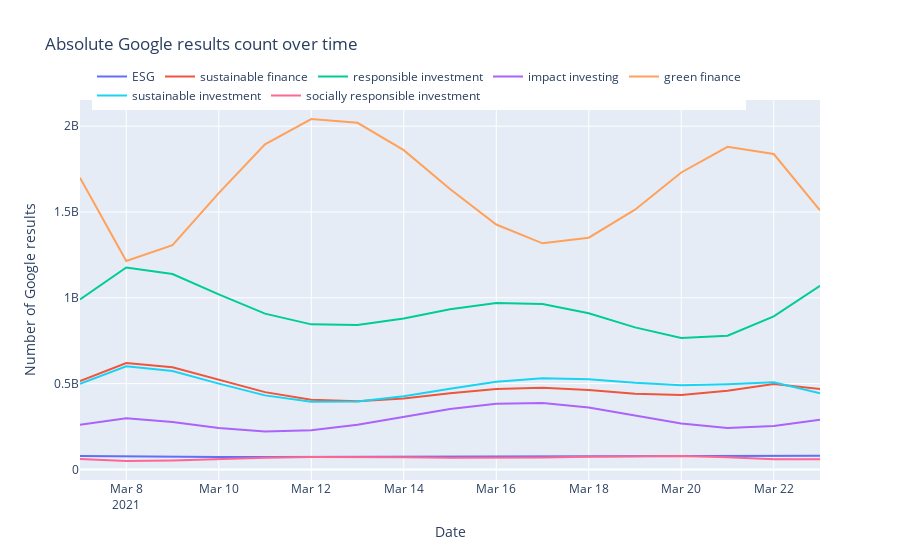
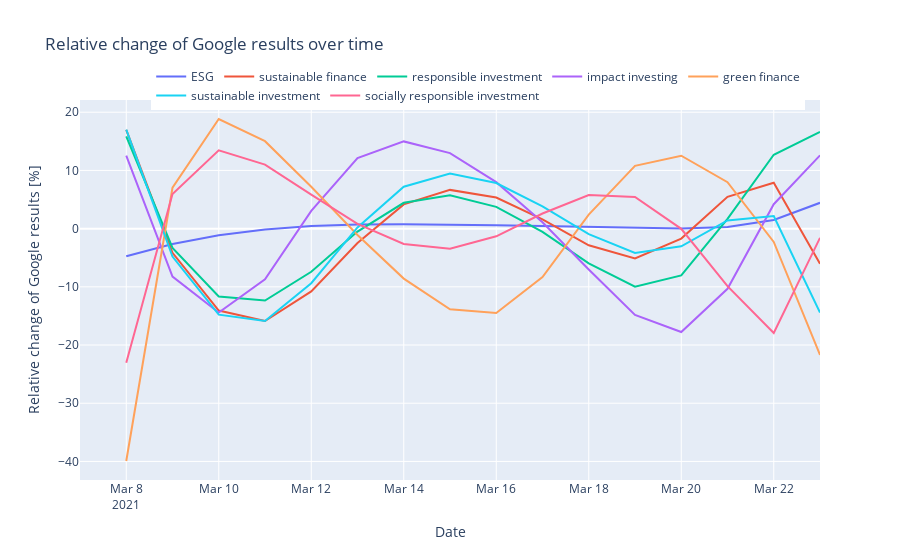
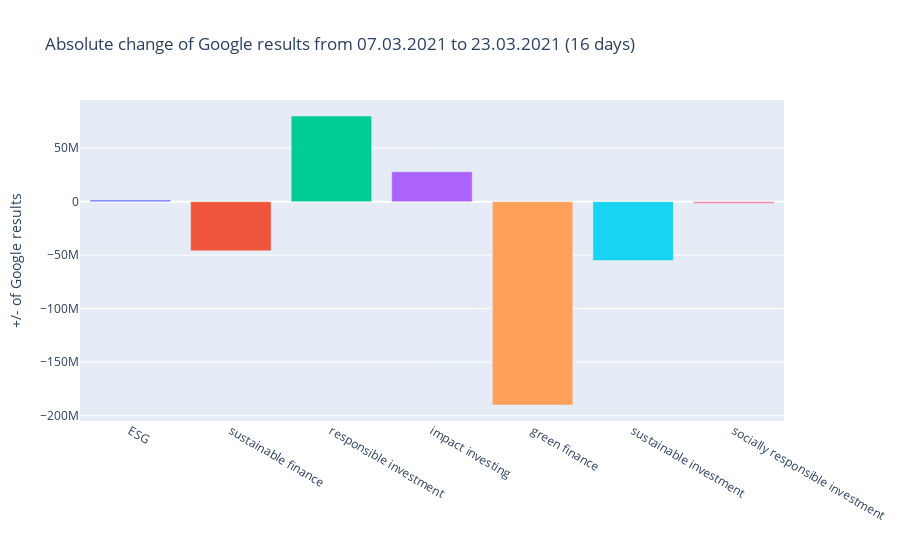
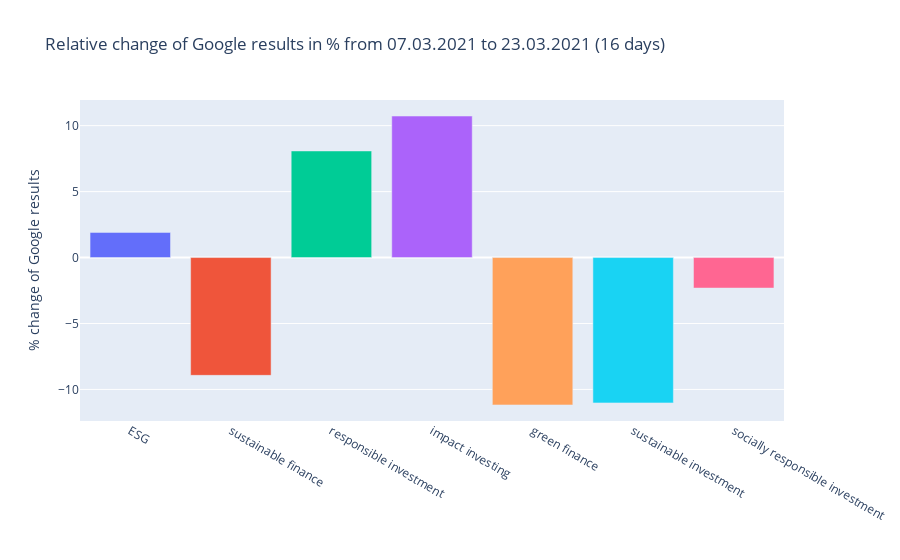

Notebook source saved alongside these figures, in order:
### Markdown cell above
### Plot

### Code cell
import plotly.express as px
import plotly.graph_objects as go
import chart_studio.plotly as py

fig = px.line(df, x="query_timestamp", y="results_count", color="keyword", 
              title='Absolute Google results count over time', 
             labels={
                     "query_timestamp": "Date",
                     "results_count": "Number of Google results",
                     "keyword": ""
                 },)
# update legend
fig.update_layout(legend=dict(
    orientation="h",
    yanchor="top",
    y=1.1,
    xanchor="right", 
    x=0.9
))
fig.show()

fig = px.line(df, x="query_timestamp", y="result_count_relative_change", color="keyword", 
             title='Relative change of Google results over time', 
            labels={
                     "query_timestamp": "Date",
                     "result_count_relative_change": "Relative change of Google results [%]",
                     "keyword": ""
                 },)
# update legend
fig.update_layout(legend=dict(
    orientation="h",
    yanchor="top",
    y=1.1,
    xanchor="right", 
    x=.98
))
fig.show()

fig_abs_overall_change = px.bar(df_overall_change, x="keyword", y="overall_absolute_change", color="keyword", 
             title='Absolute change of Google results from {start} to {end} ({days} days)'.format(start=start_date.strftime('%d.%m.%Y'), 
                                                                                             end=end_date.strftime('%d.%m.%Y'), 
                                                                                            days=start_end_period_length), 
            labels={
                     "overall_absolute_change": "+/- of Google results",
                     "keyword": ""
                 },)
fig_abs_overall_change.update_layout(showlegend=False)
fig_abs_overall_change.show()

fig_rel_overall_change = px.bar(df_overall_change, x="keyword", y="overall_relative_change", color="keyword", 
             title='Relative change of Google results in % from {start} to {end} ({days} days)'.format(start=start_date.strftime('%d.%m.%Y'), 
                                                                                                  end=end_date.strftime('%d.%m.%Y'), 
                                                                                                 days=start_end_period_length), 
            labels={
                     "overall_relative_change": "% change of Google results",
                     "keyword": ""
                 },)
fig_rel_overall_change.update_layout(showlegend=False)
fig_rel_overall_change.show()

### Figure 1 — Plotly figure (JSON) as saved in the notebook; plotly's stock layout.template omitted (floating-point values rounded to 4 significant figures)
{"data": [{"hovertemplate": "=ESG<br>Date=%{x}<br>Number of Google results=%{y}<extra></extra>", "legendgroup": "ESG", "line": {"color": "#636efa", "dash": "solid"}, "mode": "lines", "name": "ESG", "orientation": "v", "showlegend": true, "type": "scatter", "x": ["2021-03-07T00:00:00", "2021-03-08T00:00:00", "2021-03-09T00:00:00", "2021-03-10T00:00:00", "2021-03-11T00:00:00", "2021-03-12T00:00:00", "2021-03-13T00:00:00", "2021-03-14T00:00:00", "2021-03-15T00:00:00", "2021-03-16T00:00:00", "2021-03-17T00:00:00", "2021-03-18T00:00:00", "2021-03-19T00:00:00", "2021-03-20T00:00:00", "2021-03-21T00:00:00", "2021-03-22T00:00:00", "2021-03-23T00:00:00"], "xaxis": "x", "y": [78700000, 75140000.0, 73210000.0, 72400000, 72300000.0, 72620000.0, 73140000.0, 73700000, 74220000.0, 74660000.0, 74990000.0, 75200000, 75290000.0, 75300000, 75500000, 76640000.0, 80200000], "yaxis": "y"}, {"hovertemplate": "=sustainable finance<br>Date=%{x}<br>Number of Google results=%{y}<extra></extra>", "legendgroup": "sustainable finance", "line": {"color": "#EF553B", "dash": "solid"}, "mode": "lines", "name": "sustainable finance", "orientation": "v", "showlegend": true, "type": "scatter", "x": ["2021-03-07T00:00:00", "2021-03-08T00:00:00", "2021-03-09T00:00:00", "2021-03-10T00:00:00", "2021-03-11T00:00:00", "2021-03-12T00:00:00", "2021-03-13T00:00:00", "2021-03-14T00:00:00", "2021-03-15T00:00:00", "2021-03-16T00:00:00", "2021-03-17T00:00:00", "2021-03-18T00:00:00", "2021-03-19T00:00:00", "2021-03-20T00:00:00", "2021-03-21T00:00:00", "2021-03-22T00:00:00", "2021-03-23T00:00:00"], "xaxis": "x", "y": [515000000, 620300000.0, 595500000.0, 522000000, 450500000.0, 406600000.0, 396800000.0, 414000000, 443500000.0, 468600000.0, 476200000.0, 463000000, 440400000.0, 433000000, 458000000, 497200000.0, 469000000], "yaxis": "y"}, {"hovertemplate": "=responsible investment<br>Date=%{x}<br>Number of Google results=%{y}<extra></extra>", "legendgroup": "responsible investment", "line": {"color": "#00cc96", "dash": "solid"}, "mode": "lines", "name": "responsible investment", "orientation": "v", "showlegend": true, "type": "scatter", "x": ["2021-03-07T00:00:00", "2021-03-08T00:00:00", "2021-03-09T00:00:00", "2021-03-10T00:00:00", "2021-03-11T00:00:00", "2021-03-12T00:00:00", "2021-03-13T00:00:00", "2021-03-14T00:00:00", "2021-03-15T00:00:00", "2021-03-16T00:00:00", "2021-03-17T00:00:00", "2021-03-18T00:00:00", "2021-03-19T00:00:00", "2021-03-20T00:00:00", "2021-03-21T00:00:00", "2021-03-22T00:00:00", "2021-03-23T00:00:00"], "xaxis": "x", "y": [990000000, 1176000000.0, 1139000000.0, 1020000000, 907800000.0, 845200000.0, 841000000.0, 880000000, 933600000.0, 969900000.0, 964300000.0, 910000000, 827600000.0, 766000000, 779000000, 892200000.0, 1070000000], "yaxis": "y"}, {"hovertemplate": "=impact investing<br>Date=%{x}<br>Number of Google results=%{y}<extra></extra>", "legendgroup": "impact investing", "line": {"color": "#ab63fa", "dash": "solid"}, "mode": "lines", "name": "impact investing", "orientation": "v", "showlegend": true, "type": "scatter", "x": ["2021-03-07T00:00:00", "2021-03-08T00:00:00", "2021-03-09T00:00:00", "2021-03-10T00:00:00", "2021-03-11T00:00:00", "2021-03-12T00:00:00", "2021-03-13T00:00:00", "2021-03-14T00:00:00", "2021-03-15T00:00:00", "2021-03-16T00:00:00", "2021-03-17T00:00:00", "2021-03-18T00:00:00", "2021-03-19T00:00:00", "2021-03-20T00:00:00", "2021-03-21T00:00:00", "2021-03-22T00:00:00", "2021-03-23T00:00:00"], "xaxis": "x", "y": [261000000, 298400000.0, 275700000.0, 241000000, 221700000.0, 228600000.0, 260100000.0, 306000000, 351600000.0, 382200000.0, 386400000.0, 361000000, 314400000.0, 267000000, 242000000, 252600000.0, 289000000], "yaxis": "y"}, {"hovertemplate": "=green finance<br>Date=%{x}<br>Number of Google results=%{y}<extra></extra>", "legendgroup": "green finance", "line": {"color": "#FFA15A", "dash": "solid"}, "mode": "lines", "name": "green finance", "orientation": "v", "showlegend": true, "type": "scatter", "x": ["2021-03-07T00:00:00", "2021-03-08T00:00:00", "2021-03-09T00:00:00", "2021-03-10T00:00:00", "2021-03-11T00:00:00", "2021-03-12T00:00:00", "2021-03-13T00:00:00", "2021-03-14T00:00:00", "2021-03-15T00:00:00", "2021-03-16T00:00:00", "2021-03-17T00:00:00", "2021-03-18T00:00:00", "2021-03-19T00:00:00", "2021-03-20T00:00:00", "2021-03-21T00:00:00", "2021-03-22T00:00:00", "2021-03-23T00:00:00"], "xaxis": "x", "y": [1700000000, 1215000000.0, 1307000000.0, 1610000000, 1895000000.0, 2042000000.0, 2020000000.0, 1860000000, 1634000000.0, 1427000000.0, 1317000000.0, 1350000000, 1513000000.0, 1730000000, 1880000000, 1838000000.0, 1510000000], "yaxis": "y"}, {"hovertemplate": "=sustainable investment<br>Date=%{x}<br>Number of Google results=%{y}<extra></extra>", "legendgroup": "sustainable investment", "line": {"color": "#19d3f3", "dash": "solid"}, "mode": "lines", "name": "sustainable investment", "orientation": "v", "showlegend": true, "type": "scatter", "x": ["2021-03-07T00:00:00", "2021-03-08T00:00:00", "2021-03-09T00:00:00", "2021-03-10T00:00:00", "2021-03-11T00:00:00", "2021-03-12T00:00:00", "2021-03-13T00:00:00", "2021-03-14T00:00:00", "2021-03-15T00:00:00", "2021-03-16T00:00:00", "2021-03-17T00:00:00", "2021-03-18T00:00:00", "2021-03-19T00:00:00", "2021-03-20T00:00:00", "2021-03-21T00:00:00", "2021-03-22T00:00:00", "2021-03-23T00:00:00"], "xaxis": "x", "y": [499000000, 601400000.0, 573900000.0, 500000000, 431500000.0, 394500000.0, 395300000.0, 426000000, 470600000.0, 510500000.0, 530900000.0, 526000000, 504900000.0, 490000000, 497000000, 508000000.0, 444000000], "yaxis": "y"}, {"hovertemplate": "=socially responsible investment<br>Date=%{x}<br>Number of Google results=%{y}<extra></extra>", "legendgroup": "socially responsible investment", "line": {"color": "#FF6692", "dash": "solid"}, "mode": "lines", "name": "socially responsible investment", "orientation": "v", "showlegend": true, "type": "scatter", "x": ["2021-03-07T00:00:00", "2021-03-08T00:00:00", "2021-03-09T00:00:00", "2021-03-10T00:00:00", "2021-03-11T00:00:00", "2021-03-12T00:00:00", "2021-03-13T00:00:00", "2021-03-14T00:00:00", "2021-03-15T00:00:00", "2021-03-16T00:00:00", "2021-03-17T00:00:00", "2021-03-18T00:00:00", "2021-03-19T00:00:00", "2021-03-20T00:00:00", "2021-03-21T00:00:00", "2021-03-22T00:00:00", "2021-03-23T00:00:00"], "xaxis": "x", "y": [60500000, 49170000.0, 52280000.0, 60400000, 67870000.0, 72080000.0, 72660000.0, 70800000, 68440000.0, 67550000.0, 69360000.0, 73600000, 77830000.0, 77800000, 70800000, 60030000.0, 59100000], "yaxis": "y"}], "layout": {"autosize": true, "legend": {"orientation": "h", "title": {"text": ""}, "tracegroupgap": 0, "x": 0.9, "xanchor": "right", "y": 1.1, "yanchor": "top"}, "title": {"text": "Absolute Google results count over time"}, "xaxis": {"anchor": "y", "autorange": true, "domain": [0, 1], "range": ["2021-03-07", "2021-03-23"], "title": {"text": "Date"}, "type": "date"}, "yaxis": {"anchor": "x", "autorange": true, "domain": [0, 1], "range": [-61530000.0, 2152000000.0], "title": {"text": "Number of Google results"}, "type": "linear"}}}

### Figure 2 — Plotly figure (JSON) as saved in the notebook; plotly's stock layout.template omitted (floating-point values rounded to 4 significant figures)
{"data": [{"hovertemplate": "=ESG<br>Date=%{x}<br>Relative change of Google results [%]=%{y}<extra></extra>", "legendgroup": "ESG", "line": {"color": "#636efa", "dash": "solid"}, "mode": "lines", "name": "ESG", "orientation": "v", "showlegend": true, "type": "scatter", "x": ["2021-03-07T00:00:00", "2021-03-08T00:00:00", "2021-03-09T00:00:00", "2021-03-10T00:00:00", "2021-03-11T00:00:00", "2021-03-12T00:00:00", "2021-03-13T00:00:00", "2021-03-14T00:00:00", "2021-03-15T00:00:00", "2021-03-16T00:00:00", "2021-03-17T00:00:00", "2021-03-18T00:00:00", "2021-03-19T00:00:00", "2021-03-20T00:00:00", "2021-03-21T00:00:00", "2021-03-22T00:00:00", "2021-03-23T00:00:00"], "xaxis": "x", "y": [null, -4.739, -2.634, -1.12, -0.1323, 0.4375, 0.7028, 0.7652, 0.7059, 0.584, 0.437, 0.2823, 0.1208, 0.01202, 0.2649, 1.49, 4.437], "yaxis": "y"}, {"hovertemplate": "=sustainable finance<br>Date=%{x}<br>Relative change of Google results [%]=%{y}<extra></extra>", "legendgroup": "sustainable finance", "line": {"color": "#EF553B", "dash": "solid"}, "mode": "lines", "name": "sustainable finance", "orientation": "v", "showlegend": true, "type": "scatter", "x": ["2021-03-07T00:00:00", "2021-03-08T00:00:00", "2021-03-09T00:00:00", "2021-03-10T00:00:00", "2021-03-11T00:00:00", "2021-03-12T00:00:00", "2021-03-13T00:00:00", "2021-03-14T00:00:00", "2021-03-15T00:00:00", "2021-03-16T00:00:00", "2021-03-17T00:00:00", "2021-03-18T00:00:00", "2021-03-19T00:00:00", "2021-03-20T00:00:00", "2021-03-21T00:00:00", "2021-03-22T00:00:00", "2021-03-23T00:00:00"], "xaxis": "x", "y": [null, 16.97, -4.162, -14.08, -15.88, -10.8, -2.475, 4.161, 6.656, 5.35, 1.606, -2.859, -5.135, -1.706, 5.459, 7.888, -6.017], "yaxis": "y"}, {"hovertemplate": "=responsible investment<br>Date=%{x}<br>Relative change of Google results [%]=%{y}<extra></extra>", "legendgroup": "responsible investment", "line": {"color": "#00cc96", "dash": "solid"}, "mode": "lines", "name": "responsible investment", "orientation": "v", "showlegend": true, "type": "scatter", "x": ["2021-03-07T00:00:00", "2021-03-08T00:00:00", "2021-03-09T00:00:00", "2021-03-10T00:00:00", "2021-03-11T00:00:00", "2021-03-12T00:00:00", "2021-03-13T00:00:00", "2021-03-14T00:00:00", "2021-03-15T00:00:00", "2021-03-16T00:00:00", "2021-03-17T00:00:00", "2021-03-18T00:00:00", "2021-03-19T00:00:00", "2021-03-20T00:00:00", "2021-03-21T00:00:00", "2021-03-22T00:00:00", "2021-03-23T00:00:00"], "xaxis": "x", "y": [null, 15.84, -3.302, -11.65, -12.36, -7.406, -0.5004, 4.435, 5.739, 3.743, -0.5748, -5.971, -9.96, -8.039, 1.669, 12.69, 16.61], "yaxis": "y"}, {"hovertemplate": "=impact investing<br>Date=%{x}<br>Relative change of Google results [%]=%{y}<extra></extra>", "legendgroup": "impact investing", "line": {"color": "#ab63fa", "dash": "solid"}, "mode": "lines", "name": "impact investing", "orientation": "v", "showlegend": true, "type": "scatter", "x": ["2021-03-07T00:00:00", "2021-03-08T00:00:00", "2021-03-09T00:00:00", "2021-03-10T00:00:00", "2021-03-11T00:00:00", "2021-03-12T00:00:00", "2021-03-13T00:00:00", "2021-03-14T00:00:00", "2021-03-15T00:00:00", "2021-03-16T00:00:00", "2021-03-17T00:00:00", "2021-03-18T00:00:00", "2021-03-19T00:00:00", "2021-03-20T00:00:00", "2021-03-21T00:00:00", "2021-03-22T00:00:00", "2021-03-23T00:00:00"], "xaxis": "x", "y": [null, 12.54, -8.236, -14.41, -8.707, 3.041, 12.11, 14.99, 12.98, 7.985, 1.096, -7.032, -14.82, -17.76, -10.33, 4.199, 12.59], "yaxis": "y"}, {"hovertemplate": "=green finance<br>Date=%{x}<br>Relative change of Google results [%]=%{y}<extra></extra>", "legendgroup": "green finance", "line": {"color": "#FFA15A", "dash": "solid"}, "mode": "lines", "name": "green finance", "orientation": "v", "showlegend": true, "type": "scatter", "x": ["2021-03-07T00:00:00", "2021-03-08T00:00:00", "2021-03-09T00:00:00", "2021-03-10T00:00:00", "2021-03-11T00:00:00", "2021-03-12T00:00:00", "2021-03-13T00:00:00", "2021-03-14T00:00:00", "2021-03-15T00:00:00", "2021-03-16T00:00:00", "2021-03-17T00:00:00", "2021-03-18T00:00:00", "2021-03-19T00:00:00", "2021-03-20T00:00:00", "2021-03-21T00:00:00", "2021-03-22T00:00:00", "2021-03-23T00:00:00"], "xaxis": "x", "y": [null, -39.92, 7.024, 18.84, 15.02, 7.204, -1.094, -8.583, -13.85, -14.48, -8.314, 2.408, 10.79, 12.52, 7.979, -2.295, -21.71], "yaxis": "y"}, {"hovertemplate": "=sustainable investment<br>Date=%{x}<br>Relative change of Google results [%]=%{y}<extra></extra>", "legendgroup": "sustainable investment", "line": {"color": "#19d3f3", "dash": "solid"}, "mode": "lines", "name": "sustainable investment", "orientation": "v", "showlegend": true, "type": "scatter", "x": ["2021-03-07T00:00:00", "2021-03-08T00:00:00", "2021-03-09T00:00:00", "2021-03-10T00:00:00", "2021-03-11T00:00:00", "2021-03-12T00:00:00", "2021-03-13T00:00:00", "2021-03-14T00:00:00", "2021-03-15T00:00:00", "2021-03-16T00:00:00", "2021-03-17T00:00:00", "2021-03-18T00:00:00", "2021-03-19T00:00:00", "2021-03-20T00:00:00", "2021-03-21T00:00:00", "2021-03-22T00:00:00", "2021-03-23T00:00:00"], "xaxis": "x", "y": [null, 17.03, -4.787, -14.78, -15.88, -9.372, 0.1977, 7.207, 9.47, 7.83, 3.839, -0.9352, -4.177, -3.043, 1.408, 2.16, -14.41], "yaxis": "y"}, {"hovertemplate": "=socially responsible investment<br>Date=%{x}<br>Relative change of Google results [%]=%{y}<extra></extra>", "legendgroup": "socially responsible investment", "line": {"color": "#FF6692", "dash": "solid"}, "mode": "lines", "name": "socially responsible investment", "orientation": "v", "showlegend": true, "type": "scatter", "x": ["2021-03-07T00:00:00", "2021-03-08T00:00:00", "2021-03-09T00:00:00", "2021-03-10T00:00:00", "2021-03-11T00:00:00", "2021-03-12T00:00:00", "2021-03-13T00:00:00", "2021-03-14T00:00:00", "2021-03-15T00:00:00", "2021-03-16T00:00:00", "2021-03-17T00:00:00", "2021-03-18T00:00:00", "2021-03-19T00:00:00", "2021-03-20T00:00:00", "2021-03-21T00:00:00", "2021-03-22T00:00:00", "2021-03-23T00:00:00"], "xaxis": "x", "y": [null, -23.05, 5.954, 13.45, 11.01, 5.831, 0.8025, -2.629, -3.446, -1.319, 2.603, 5.766, 5.43, -0.03326, -9.887, -17.93, -1.579], "yaxis": "y"}], "layout": {"autosize": true, "legend": {"orientation": "h", "title": {"text": ""}, "tracegroupgap": 0, "x": 0.98, "xanchor": "right", "y": 1.1, "yanchor": "top"}, "title": {"text": "Relative change of Google results over time"}, "xaxis": {"anchor": "y", "autorange": true, "domain": [0, 1], "range": ["2021-03-07", "2021-03-23"], "title": {"text": "Date"}, "type": "date"}, "yaxis": {"anchor": "x", "autorange": true, "domain": [0, 1], "range": [-43.19, 22.1], "title": {"text": "Relative change of Google results [%]"}, "type": "linear"}}}

### Figure 3 — Plotly figure (JSON) as saved in the notebook; plotly's stock layout.template omitted (floating-point values rounded to 4 significant figures)
{"data": [{"alignmentgroup": "True", "hovertemplate": "=%{x}<br>+/- of Google results=%{y}<extra></extra>", "legendgroup": "ESG", "marker": {"color": "#636efa"}, "name": "ESG", "offsetgroup": "ESG", "orientation": "v", "showlegend": true, "textposition": "auto", "type": "bar", "x": ["ESG"], "xaxis": "x", "y": [1500000], "yaxis": "y"}, {"alignmentgroup": "True", "hovertemplate": "=%{x}<br>+/- of Google results=%{y}<extra></extra>", "legendgroup": "sustainable finance", "marker": {"color": "#EF553B"}, "name": "sustainable finance", "offsetgroup": "sustainable finance", "orientation": "v", "showlegend": true, "textposition": "auto", "type": "bar", "x": ["sustainable finance"], "xaxis": "x", "y": [-46000000], "yaxis": "y"}, {"alignmentgroup": "True", "hovertemplate": "=%{x}<br>+/- of Google results=%{y}<extra></extra>", "legendgroup": "responsible investment", "marker": {"color": "#00cc96"}, "name": "responsible investment", "offsetgroup": "responsible investment", "orientation": "v", "showlegend": true, "textposition": "auto", "type": "bar", "x": ["responsible investment"], "xaxis": "x", "y": [80000000], "yaxis": "y"}, {"alignmentgroup": "True", "hovertemplate": "=%{x}<br>+/- of Google results=%{y}<extra></extra>", "legendgroup": "impact investing", "marker": {"color": "#ab63fa"}, "name": "impact investing", "offsetgroup": "impact investing", "orientation": "v", "showlegend": true, "textposition": "auto", "type": "bar", "x": ["impact investing"], "xaxis": "x", "y": [28000000], "yaxis": "y"}, {"alignmentgroup": "True", "hovertemplate": "=%{x}<br>+/- of Google results=%{y}<extra></extra>", "legendgroup": "green finance", "marker": {"color": "#FFA15A"}, "name": "green finance", "offsetgroup": "green finance", "orientation": "v", "showlegend": true, "textposition": "auto", "type": "bar", "x": ["green finance"], "xaxis": "x", "y": [-190000000], "yaxis": "y"}, {"alignmentgroup": "True", "hovertemplate": "=%{x}<br>+/- of Google results=%{y}<extra></extra>", "legendgroup": "sustainable investment", "marker": {"color": "#19d3f3"}, "name": "sustainable investment", "offsetgroup": "sustainable investment", "orientation": "v", "showlegend": true, "textposition": "auto", "type": "bar", "x": ["sustainable investment"], "xaxis": "x", "y": [-55000000], "yaxis": "y"}, {"alignmentgroup": "True", "hovertemplate": "=%{x}<br>+/- of Google results=%{y}<extra></extra>", "legendgroup": "socially responsible investment", "marker": {"color": "#FF6692"}, "name": "socially responsible investment", "offsetgroup": "socially responsible investment", "orientation": "v", "showlegend": true, "textposition": "auto", "type": "bar", "x": ["socially responsible investment"], "xaxis": "x", "y": [-1400000], "yaxis": "y"}], "layout": {"autosize": true, "barmode": "relative", "legend": {"title": {"text": ""}, "tracegroupgap": 0}, "showlegend": false, "title": {"text": "Absolute change of Google results from 07.03.2021 to 23.03.2021 (16 days)"}, "xaxis": {"anchor": "y", "autorange": true, "categoryarray": ["ESG", "sustainable finance", "responsible investment", "impact investing", "green finance", "sustainable investment", "socially responsible investment"], "categoryorder": "array", "domain": [0, 1], "range": [-0.5, 6.5], "title": {"text": ""}, "type": "category"}, "yaxis": {"anchor": "x", "autorange": true, "domain": [0, 1], "range": [-205000000, 95000000], "title": {"text": "+/- of Google results"}, "type": "linear"}}}

### Figure 4 — Plotly figure (JSON) as saved in the notebook; plotly's stock layout.template omitted (floating-point values rounded to 4 significant figures)
{"data": [{"alignmentgroup": "True", "hovertemplate": "=%{x}<br>% change of Google results=%{y}<extra></extra>", "legendgroup": "ESG", "marker": {"color": "#636efa"}, "name": "ESG", "offsetgroup": "ESG", "orientation": "v", "showlegend": true, "textposition": "auto", "type": "bar", "x": ["ESG"], "xaxis": "x", "y": [1.906], "yaxis": "y"}, {"alignmentgroup": "True", "hovertemplate": "=%{x}<br>% change of Google results=%{y}<extra></extra>", "legendgroup": "sustainable finance", "marker": {"color": "#EF553B"}, "name": "sustainable finance", "offsetgroup": "sustainable finance", "orientation": "v", "showlegend": true, "textposition": "auto", "type": "bar", "x": ["sustainable finance"], "xaxis": "x", "y": [-8.932], "yaxis": "y"}, {"alignmentgroup": "True", "hovertemplate": "=%{x}<br>% change of Google results=%{y}<extra></extra>", "legendgroup": "responsible investment", "marker": {"color": "#00cc96"}, "name": "responsible investment", "offsetgroup": "responsible investment", "orientation": "v", "showlegend": true, "textposition": "auto", "type": "bar", "x": ["responsible investment"], "xaxis": "x", "y": [8.081], "yaxis": "y"}, {"alignmentgroup": "True", "hovertemplate": "=%{x}<br>% change of Google results=%{y}<extra></extra>", "legendgroup": "impact investing", "marker": {"color": "#ab63fa"}, "name": "impact investing", "offsetgroup": "impact investing", "orientation": "v", "showlegend": true, "textposition": "auto", "type": "bar", "x": ["impact investing"], "xaxis": "x", "y": [10.73], "yaxis": "y"}, {"alignmentgroup": "True", "hovertemplate": "=%{x}<br>% change of Google results=%{y}<extra></extra>", "legendgroup": "green finance", "marker": {"color": "#FFA15A"}, "name": "green finance", "offsetgroup": "green finance", "orientation": "v", "showlegend": true, "textposition": "auto", "type": "bar", "x": ["green finance"], "xaxis": "x", "y": [-11.18], "yaxis": "y"}, {"alignmentgroup": "True", "hovertemplate": "=%{x}<br>% change of Google results=%{y}<extra></extra>", "legendgroup": "sustainable investment", "marker": {"color": "#19d3f3"}, "name": "sustainable investment", "offsetgroup": "sustainable investment", "orientation": "v", "showlegend": true, "textposition": "auto", "type": "bar", "x": ["sustainable investment"], "xaxis": "x", "y": [-11.02], "yaxis": "y"}, {"alignmentgroup": "True", "hovertemplate": "=%{x}<br>% change of Google results=%{y}<extra></extra>", "legendgroup": "socially responsible investment", "marker": {"color": "#FF6692"}, "name": "socially responsible investment", "offsetgroup": "socially responsible investment", "orientation": "v", "showlegend": true, "textposition": "auto", "type": "bar", "x": ["socially responsible investment"], "xaxis": "x", "y": [-2.314], "yaxis": "y"}], "layout": {"autosize": true, "barmode": "relative", "legend": {"title": {"text": ""}, "tracegroupgap": 0}, "showlegend": false, "title": {"text": "Relative change of Google results in % from 07.03.2021 to 23.03.2021 (16 days)"}, "xaxis": {"anchor": "y", "autorange": true, "categoryarray": ["ESG", "sustainable finance", "responsible investment", "impact investing", "green finance", "sustainable investment", "socially responsible investment"], "categoryorder": "array", "domain": [0, 1], "range": [-0.5, 6.5], "title": {"text": ""}, "type": "category"}, "yaxis": {"anchor": "x", "autorange": true, "domain": [0, 1], "range": [-12.39, 11.94], "title": {"text": "% change of Google results"}, "type": "linear"}}}
